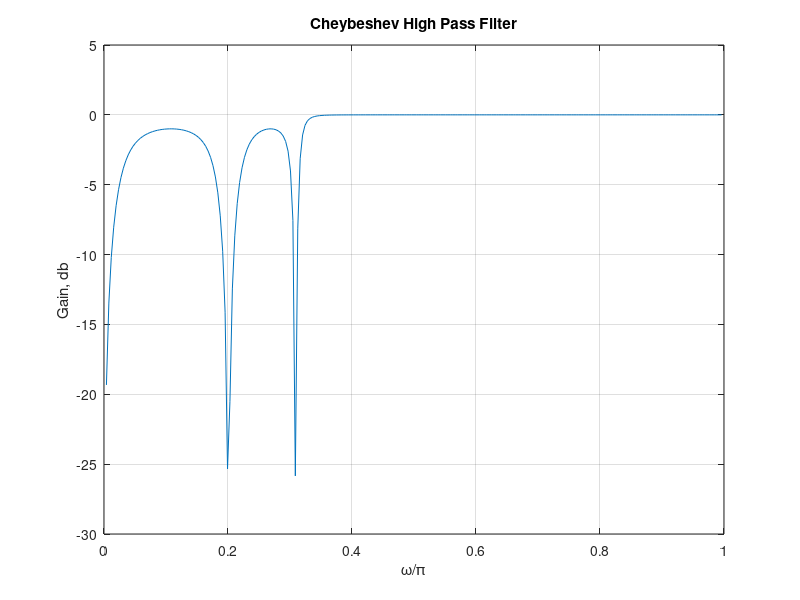

Recreate this plot in MATLAB.
%Designing a chebyshev digital high pass filter
clc;
clear;
wp=0.5;
ws=0.3;
rp=1;
rs=40;
[N,Wn]=cheb2ord(wp,ws,rp,rs);
[b,a]=cheby2(N,rp,Wn,'high');
[h,omega]=freqz(b,a,256);
plot(omega/pi,20*log10(abs(h))); grid on;box on;
xlabel('\omega/\pi'),ylabel('Gain, db');
title('Cheybeshev High Pass Filter');